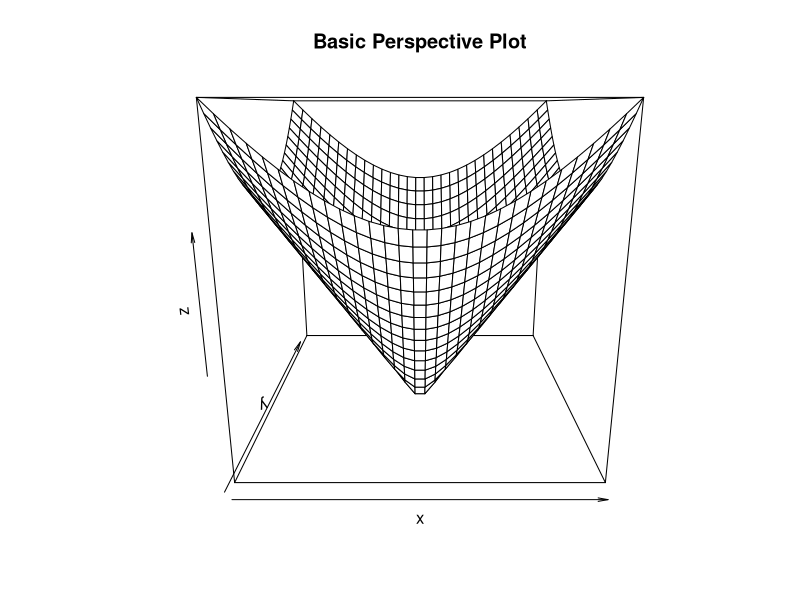
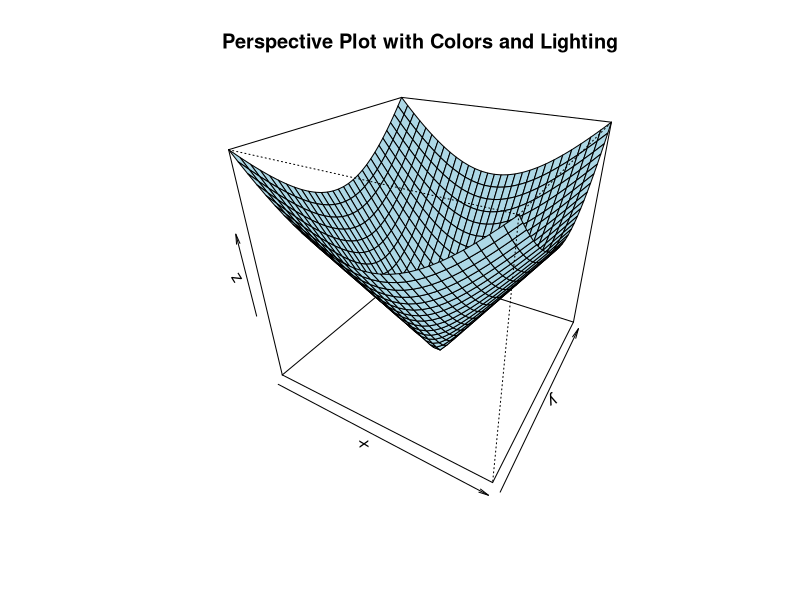
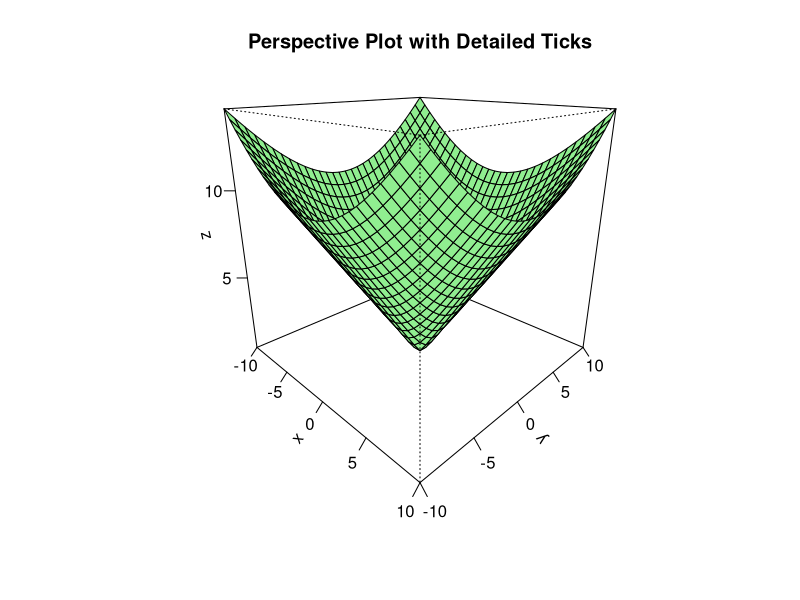
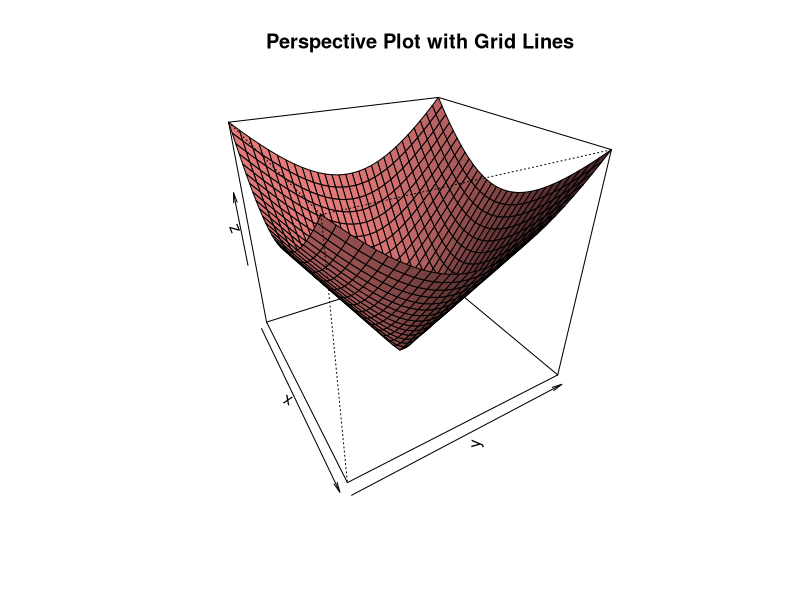

Source code (R) for these figures, in order:
# 투시도(persp) 실습 예제

# 1. 데이터 생성
# x, y, z를 위한 격자 데이터를 생성합니다.
x <- seq(-10, 10, length.out = 30)
y <- seq(-10, 10, length.out = 30)
z <- outer(x, y, function(x, y) sqrt(x^2 + y^2))

# 2. 기본 투시도 그래프
persp(x, y, z, main = "Basic Perspective Plot")

# 3. 투시도 그래프의 색상 및 조명 추가
persp(x, y, z, col = "lightblue", theta = 30, phi = 30, 
      main = "Perspective Plot with Colors and Lighting")

# 4. 투시도 그래프의 눈금 조정
persp(x, y, z, col = "lightgreen", theta = 45, phi = 20, 
      ticktype = "detailed", main = "Perspective Plot with Detailed Ticks")

# 5. 투시도 그래프에 격자 추가
persp(x, y, z, col = "lightcoral", theta = 60, phi = 30, 
      ltheta = 120, shade = 0.5, main = "Perspective Plot with Grid Lines")
